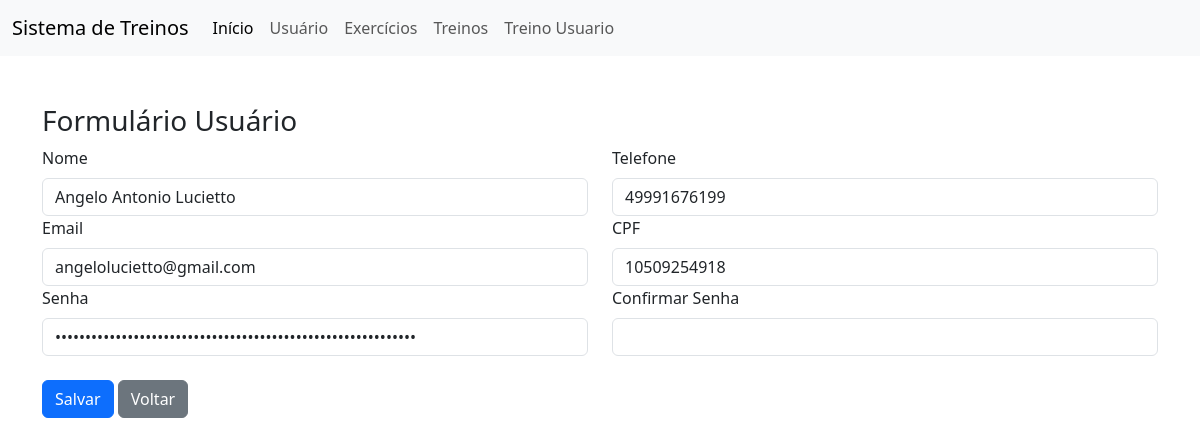
/usuario/UsuarioForm.php?id=1, run on the app's committed database.
### tables this page shows
CREATE TABLE IF NOT EXISTS `usuario` (
  `id` int NOT NULL AUTO_INCREMENT,
  `nome` varchar(100) DEFAULT NULL,
  `senha` varchar(150) NOT NULL DEFAULT '0',
  `cpf` varchar(50) DEFAULT NULL,
  `telefone` varchar(50) DEFAULT NULL,
  `email` varchar(50) DEFAULT NULL,
  `cargo` enum('aluno','professor') DEFAULT NULL,
  PRIMARY KEY (`id`)
);

### db.class.php (called while the page is built, shortened)
<?php
class db {
    private $host = "localhost";
    private $user = "root";
    private $password = "";
    private $dbname ="bancotrabalhopweb1";
    private $table_name;
    public function __construct($table_name){
        $this->table_name = $table_name;
        return $this->conn();
    }
    function conn(){
        try{
            $conn = new PDO(
                "mysql:host=$this->host;dbname=$this->dbname",
                $this->user,
                $this->password,
                [
                    PDO::ATTR_ERRMODE,
                    PDO::ERRMODE_EXCEPTION,
                    PDO::MYSQL_ATTR_INIT_COMMAND =>"SET NAMES utf8"
                ]
            );
            return $conn;
        } catch(PDOException $e){
            echo "Erro: ". $e->getMessage();
        }
    }
    public function find($id){
        $conn = $this->conn();
        $sql = "SELECT * FROM $this->table_name WHERE id = ?";
        $st = $conn->prepare( $sql);
        $st->execute([$id]);
        return $st->fetchObject();
    }
}

### usuario/UsuarioForm.php (the view, shortened to what this page needs)
<?php
    include "../db.class.php";
    include_once "../header.php";
    $db = new db('usuario');
    $data = null;
        if(!empty($_GET['id'])){
            $data = $db->find($_GET['id']);
        }
    ?>
                <h3>Formulário Usuário</h3>
                <form action="" method="post">
                    <div class="row">
                        <div class="col-md-6">
                            <label for="" class="form-label">Nome</label>
                            <input type="text" name="nome" value="<?php echo $data->nome ?? '' ?>" class="form-control">
                        </div>
                        <div class="col-md-6">
                            <label for="" class="form-label">Telefone</label>
                            <input type="text" name="telefone" value="<?= $data->telefone ?? '' ?>" class="form-control">
                        </div>
                    </div>
                    <div class="row">
                        <div class="col-md-6">
                            <label for="" class="form-label">Email</label>
                            <input type="email" name="email" value="<?= $data->email ?? '' ?>" class="form-control">
                        </div>
                        <div class="col-md-6">
                            <label for="" class="form-label">CPF</label>
                            <input type="text" name="cpf" value="<?= $data->cpf ?? '' ?>" class="form-control">
                        </div>
                    </div>
                    <div class="row">
                        <div class="col-md-6">
                            <label for="" class="form-label">Senha</label>
                            <input type="password" name="senha" value="<?= $data->senha ?? '' ?>" class="form-control">
                        </div>
                        <div class="col-md-6">
                            <label for="" class="form-label">Confirmar Senha</label>
                            <input type="password" name="c_senha" class="form-control">
                        </div>
                    </div>
                    <div class="row">
                        <div class="col mt-4">
                            <button type="submit" class="btn btn-primary">
                                Salvar
                            </button>
                            <a href="./login.php" class="btn btn-secondary">Voltar</a>
                        </div>
                    </div>
                </form>
    <?php
    include_once "../footer.php";
    ?>

### data on the page
usuario: nome "Angelo Antonio Lucietto", telefone "49991676199", email "angelolucietto@gmail.com", cpf "10509254918"
